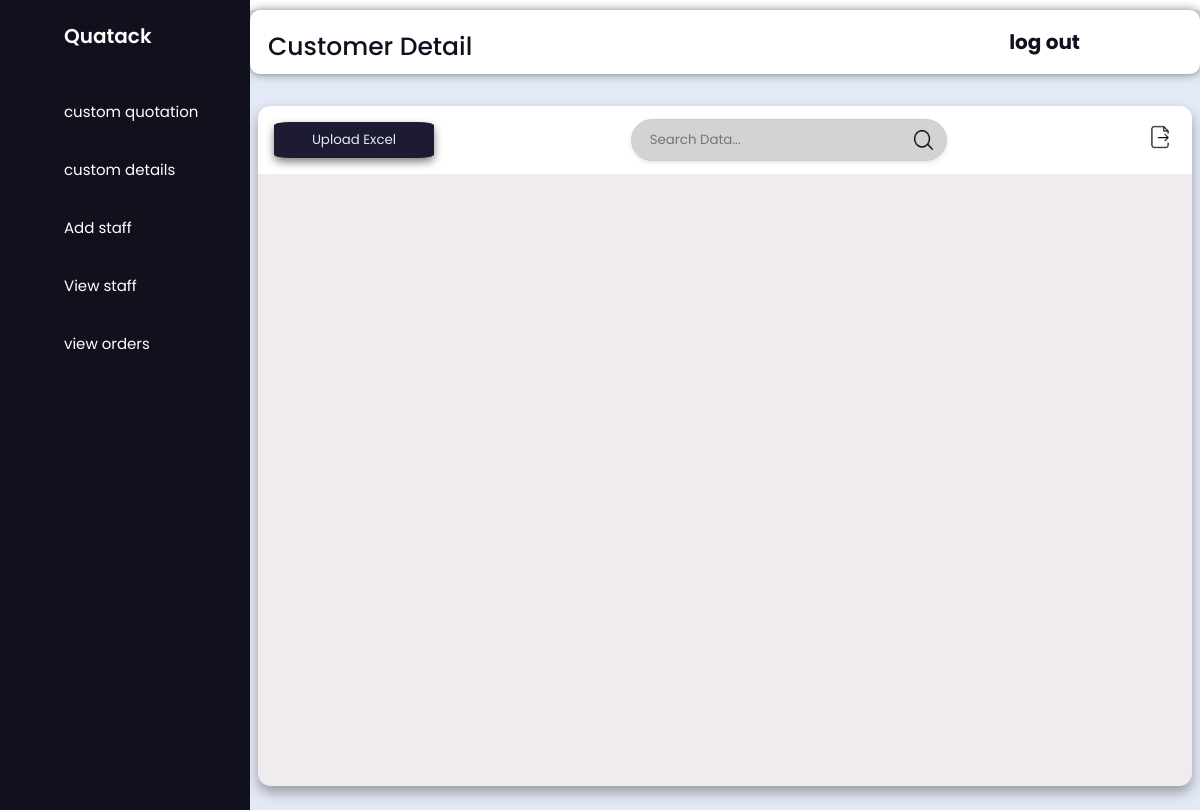
The page /staff/customer_details/ on the database as committed earlier.
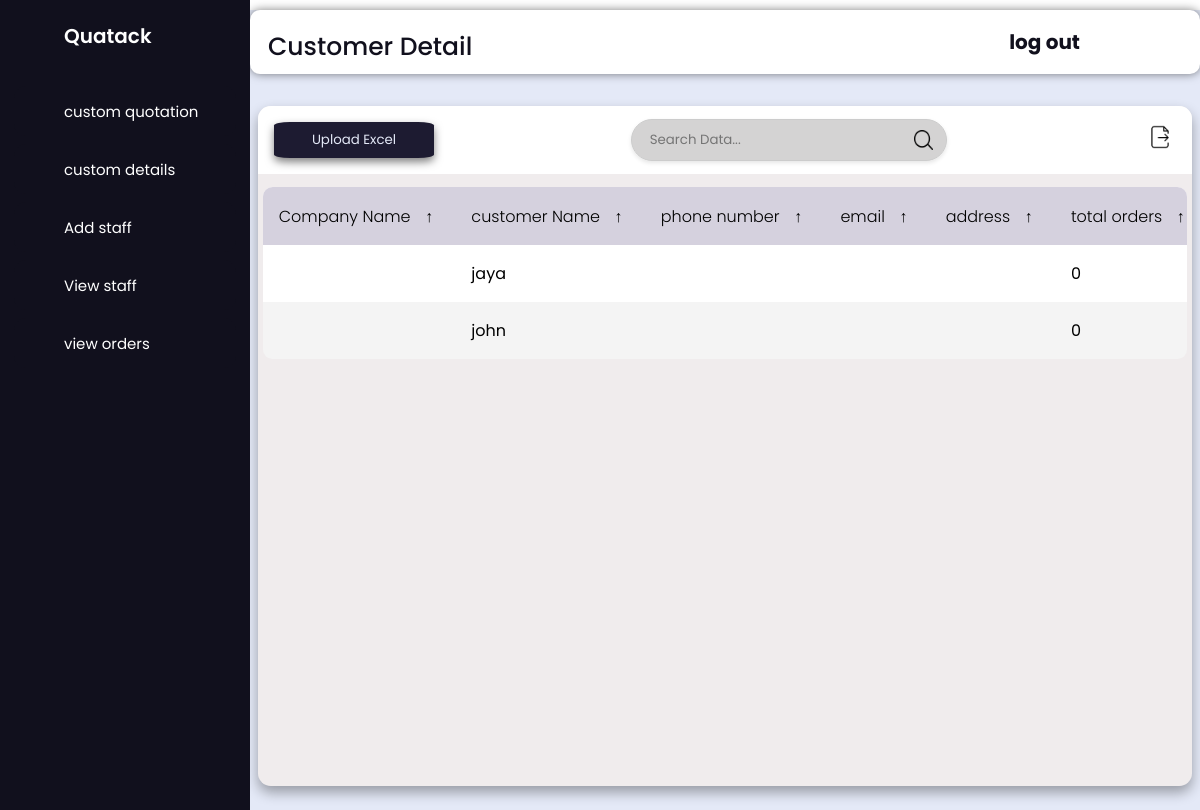
The same page on the database as committed later.
### customer/models.py (models this page shows, shortened)
class CustomerDetail(models.Model):
    user = models.OneToOneField(User, on_delete=models.CASCADE, related_name='customer_detail')
    customer_name = models.CharField(max_length=100)
    company_name = models.CharField(max_length=100)
    address = models.CharField(max_length=255)
    contact_number = models.CharField(max_length=15)
    email = models.EmailField()
    total_orders = models.IntegerField(default=0)
    cancel_orders = models.IntegerField(default=0)
    delivered_orders = models.IntegerField(default=0)

### staff/views.py (the view, shortened to what this page needs)
# urls.py: path('customer_details/',views.customer_details,name='customer_details'),
def customer_details(request):
    addstaff =  CustomerDetail.objects.all()
    li_staffs = {"add_staff":addstaff}
    return render(request,'staff_management/customer_details.html',context=li_staffs)

### templates/staff_management/customer_details.html (shortened to what this page needs)
{% extends 'staff_management/admin_home.html'%}
{% block content %}
{% load static%}
<div class="header"><span class="text" >Customer Detail</span><a href="{% url 'staff_logout' %}">log out</a></div>
    <main class="table" id="customers_table">
        <section class="table__header">
            <button id="uploadButton">Upload Excel</button>
            <div class="input-group">
                <input type="search" placeholder="Search Data...">
                <img src="{% static 'media/search.png' %}" alt="">
            </div>
            <div class="export__file">
                <label for="export-file" class="export__file-btn" title="Export File"></label>
            </div>
        </section>
        <section class="table__body">
            {% if  add_staff %}
            <table>
                <thead>
                    <tr>
                        <th> Company Name<span class="icon-arrow">&UpArrow;</span></th>
                        <th> customer Name<span class="icon-arrow">&UpArrow;</span></th>
                        <th> phone  number<span class="icon-arrow">&UpArrow;</span></th>
                        <th> email<span class="icon-arrow">&UpArrow;</span></th>
                        <th> address<span class="icon-arrow">&UpArrow;</span></th>
                        <th> total orders<span class="icon-arrow">&UpArrow;</span></th>
                    </tr>
                </thead>
                <tbody>
                    {% for i in add_staff %}
                    <tr>
                        <td>{{i.company_name}}</td>
                        <td>{{i.user.username}}</td>
                        <td>{{i.contact_number}}</td>
                        <td>{{i.email}}</td>
                        <td>{{i.address}}</td>
                        <td>{{i.total_orders}}</td>
                    </tr>
                    {% endfor %}
                    {% endif %}
                    </tbody>
            </table>
        </section>
    </main>
 {% endblock content %}

Rows that differ between the two databases and show on the page:
added CustomerDetail: user.username "jaya", total_orders "0"
added CustomerDetail: user.username "john", total_orders "0"
Other text that changed with them:
text now shown: "Company Name ↑ customer Name ↑ phone number ↑ email ↑ address ↑ total orders ↑"
